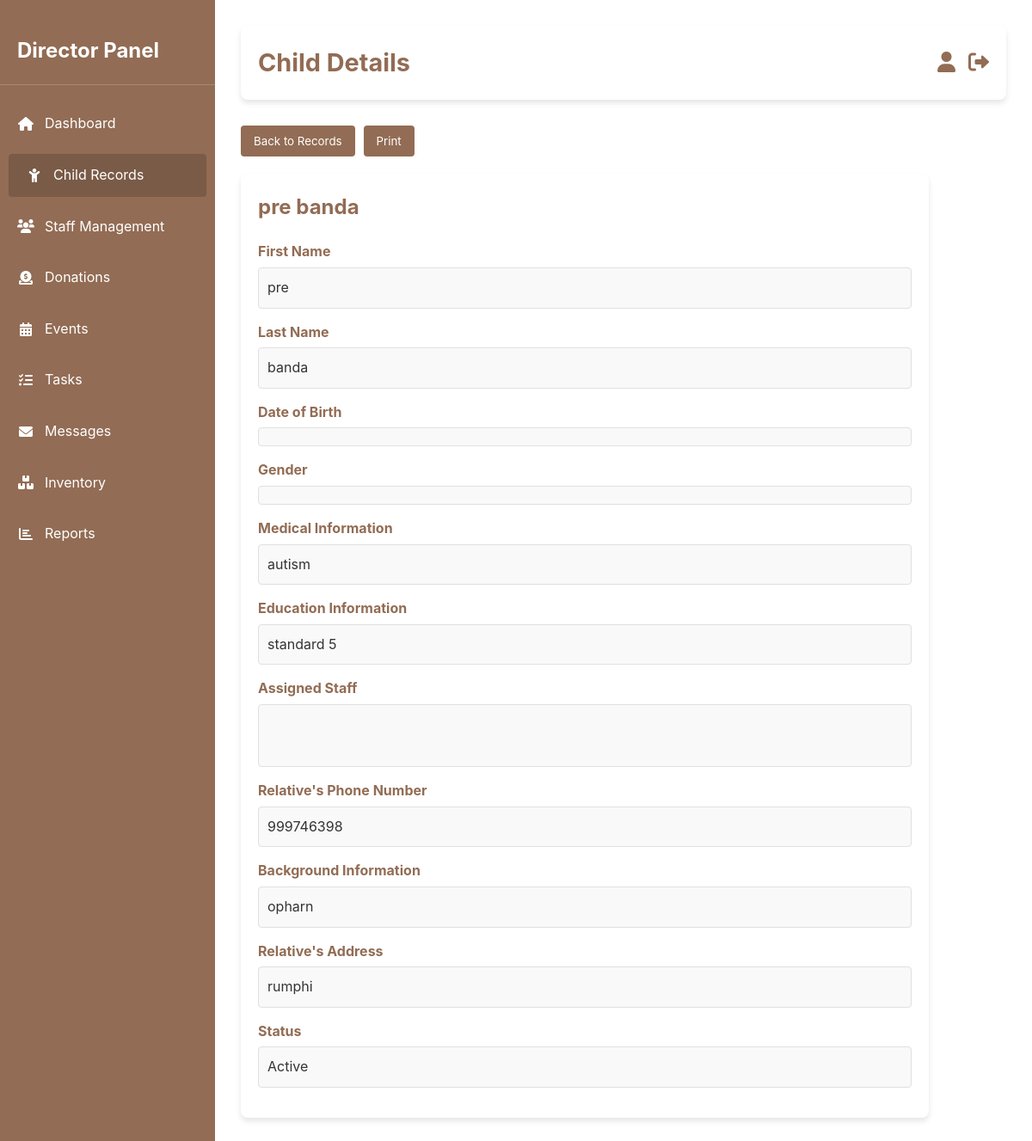
Screenshot of /child_details.php?child_id=24 with the database file from the repository.
### tables this page shows
CREATE TABLE `child_records` (
  `child_id` int(10) NOT NULL,
  `fname` varchar(30) NOT NULL,
  `lname` varchar(30) NOT NULL,
  `age` int(3) NOT NULL,
  `medical_info` text DEFAULT NULL,
  `education_info` text DEFAULT NULL,
  `staff_name` varchar(255) NOT NULL,
  `relatives_phonenumber` int(11) NOT NULL,
  `child_backgroundinfo` text NOT NULL,
  `relatives_address` varchar(255) NOT NULL,
  `archived` tinyint(4) DEFAULT 0
);

### child_details.php (the view, shortened to what this page needs)
<?php
$servername = "localhost";
$dbusername = "root";
$dbpassword = "";
$database = "magdalene_management";
$conn = new mysqli($servername, $dbusername, $dbpassword, $database);
$child_id = isset($_GET['child_id']) ? intval($_GET['child_id']) : 0;
$query = "SELECT * FROM child_records WHERE child_id = ?";
$stmt = $conn->prepare($query);
$stmt->bind_param("i", $child_id);
$stmt->execute();
$result = $stmt->get_result();
$child = $result->fetch_assoc();
?>
<!DOCTYPE html>
<html lang="en">
<head>
    <link href="https://cdnjs.cloudflare.com/ajax/libs/font-awesome/6.0.0/css/all.min.css" rel="stylesheet">
</head>
<body>
    <div class="dashboard">
        <aside class="sidebar">
            <h2>Director Panel</h2>
            <ul>
                <li><a href="admin_dashboard.php"><i class="fas fa-home"></i> Dashboard</a></li>
                <li><a href="child_retrive.php" class="active"><i class="fas fa-child"></i> Child Records</a></li>
                <li><a href="addstaff_retrive.php"><i class="fas fa-users"></i> Staff Management</a></li>
                <li><a href="admin_don.php"><i class="fas fa-donate"></i> Donations</a></li>
                <li><a href="eventsadd.php"><i class="fas fa-calendar-alt"></i> Events</a></li>
                <li><a href="tasks.php"><i class="fas fa-tasks"></i> Tasks</a></li>
                <li><a href="messages.php"><i class="fas fa-envelope"></i> Messages</a></li>
                <li><a href="inventory.php"><i class="fas fa-boxes"></i> Inventory</a></li>
                <li><a href="#"><i class="fas fa-chart-bar"></i> Reports</a></li>
            </ul>
        </aside>
        <main class="main-content">
            <header class="topbar">
                <h1>Child Details</h1>
                <div class="user-actions">
                    <a href="profile.php" title="Profile"><i class="fas fa-user"></i></a>
                    <a href="logout.php" title="Logout"><i class="fas fa-sign-out-alt"></i></a>
                </div>
            </header>
            <div class="button-row">
                <a href="child_retrive.php"><button>Back to Records</button></a>
                <button onclick="printPage()">Print</button>
            </div>
            <div class="details-container">
                <h2><?php echo htmlspecialchars($child['fname'] . ' ' . $child['lname']); ?></h2>
                <div class="detail-item">
                    <label>First Name</label>
                    <p><?php echo htmlspecialchars($child['fname']); ?></p>
                </div>
                <div class="detail-item">
                    <label>Last Name</label>
                    <p><?php echo htmlspecialchars($child['lname']); ?></p>
                </div>
                <div class="detail-item">
                    <label>Date of Birth</label>
                    <p><?php echo htmlspecialchars($child['dateofbirth']); ?></p>
                </div>
                <div class="detail-item">
                    <label>Gender</label>
                    <p><?php echo htmlspecialchars($child['gender']); ?></p>
                </div>
                <div class="detail-item">
                    <label>Medical Information</label>
                    <p><?php echo htmlspecialchars($child['medical_info']); ?></p>
                </div>
                <div class="detail-item">
                    <label>Education Information</label>
                    <p><?php echo htmlspecialchars($child['education_info']); ?></p>
                </div>
                <div class="detail-item">
                    <label>Assigned Staff</label>
                    <p>
                    </p>
                </div>
                <div class="detail-item">
                    <label>Relative's Phone Number</label>
                    <p><?php echo htmlspecialchars($child['relatives_phonenumber']); ?></p>
                </div>
                <div class="detail-item">
                    <label>Background Information</label>
                    <p><?php echo htmlspecialchars($child['child_backgroundinfo']); ?></p>
                </div>
                <div class="detail-item">
                    <label>Relative's Address</label>
                    <p><?php echo htmlspecialchars($child['relatives_address']); ?></p>
                </div>
                <div class="detail-item">
                    <label>Status</label>
                    <p><?php echo $child['archived'] ? 'Archived' : 'Active'; ?></p>
                </div>
            </div>
        </main>
    </div>
</body>
</html>

### child_details.php (style rules this page uses)
:root { --primary-color: #926c54; --secondary-color: #7a5b47; --accent-color: #e74c3c; --background-color: #ffffff; --text-color: #333; --card-bg: #ffffff; --shadow: 0 4px 6px rgba(0, 0, 0, 0.1); --border-color: #e0e0e0; }
* { margin: 0; padding: 0; box-sizing: border-box; font-family: 'Inter', -apple-system, BlinkMacSystemFont, sans-serif; }
body { background-color: var(--background-color); color: var(--text-color); line-height: 1.6; }
.dashboard { display: flex; min-height: 100vh; }
.sidebar { width: 250px; background-color: var(--primary-color); color: white; padding: 20px 0; position: fixed; height: 100%; transition: transform 0.3s ease; }
.sidebar h2 { padding: 20px; font-size: 1.5rem; border-bottom: 1px solid rgba(255, 255, 255, 0.2); margin-bottom: 20px; color: white; }
.sidebar ul { list-style: none; }
.sidebar ul li { margin: 10px 0; }
.sidebar ul li a { display: flex; align-items: center; padding: 12px 20px; color: white; text-decoration: none; transition: background-color 0.2s ease; }
.sidebar ul li a i { margin-right: 12px; width: 20px; text-align: center; }
.sidebar ul li a:hover, .sidebar ul li a.active { background-color: var(--secondary-color); border-radius: 4px; margin: 0 10px; }
.main-content { margin-left: 250px; flex: 1; padding: 30px; }
.topbar { display: flex; align-items: center; justify-content: space-between; background-color: var(--card-bg); padding: 20px; border-radius: 8px; box-shadow: var(--shadow); margin-bottom: 30px; }
.topbar h1 { font-size: 1.8rem; color: var(--primary-color); }
.topbar .user-actions { display: flex; gap: 15px; }
.topbar .user-actions a { color: var(--primary-color); text-decoration: none; font-size: 1.5rem; transition: color 0.2s ease; }
.button-row { margin-bottom: 20px; display: flex; gap: 10px; }
.button-row a button, .button-row button { padding: 10px 15px; background-color: var(--primary-color); color: white; border: none; border-radius: 4px; cursor: pointer; }
.details-container { background-color: var(--card-bg); padding: 20px; border-radius: 8px; box-shadow: var(--shadow); max-width: 800px; }
.details-container h2 { color: var(--primary-color); margin-bottom: 20px; }
.details-container .detail-item { margin-bottom: 15px; }
.details-container .detail-item label { font-weight: bold; display: block; margin-bottom: 5px; color: var(--primary-color); }
.details-container .detail-item p { background-color: #f9f9f9; padding: 10px; border-radius: 4px; border: 1px solid var(--border-color); white-space: pre-wrap; word-wrap: break-word; }

### rows the page displays
child_records: fname+lname "pre banda", fname "pre", lname "banda", medical_info "autism", education_info "standard 5", relatives_phonenumber "999746398", child_backgroundinfo "opharn", relatives_address "rumphi"
